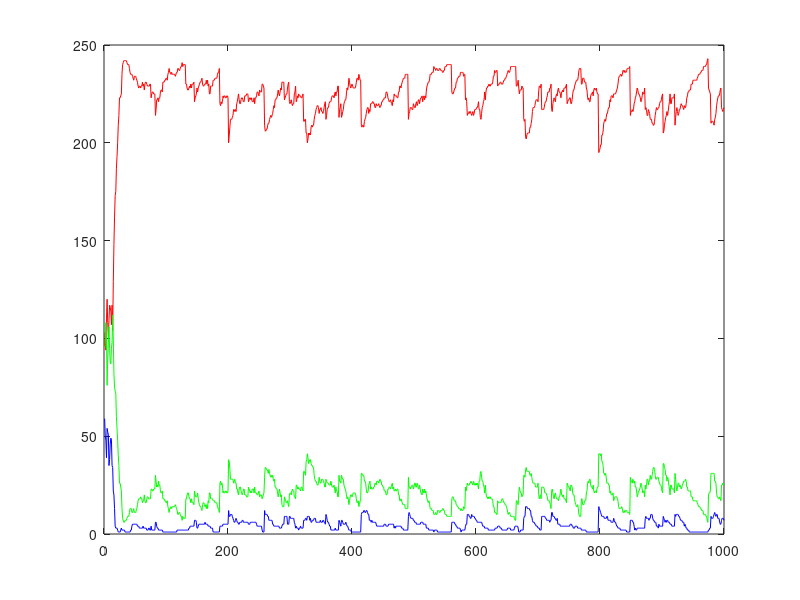

This figure's MATLAB source:
R = csvread('rich.csv');
M = csvread('middle.csv');
P = csvread('poor.csv');
x = [1:length(R)];
plot(x,R,'b',x,P,'r',x,M,'g');